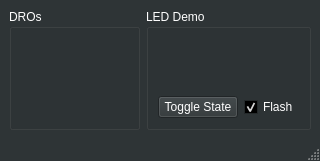
<?xml version="1.0" encoding="UTF-8"?>
<ui version="4.0">
 <class>MainWindow</class>
 <widget class="QMainWindow" name="MainWindow">
  <property name="geometry">
   <rect>
    <x>0</x>
    <y>0</y>
    <width>320</width>
    <height>161</height>
   </rect>
  </property>
  <property name="palette">
   <palette>
    <active>
     <colorrole role="WindowText">
      <brush brushstyle="SolidPattern">
       <color alpha="255">
        <red>255</red>
        <green>255</green>
        <blue>255</blue>
       </color>
      </brush>
     </colorrole>
     <colorrole role="Button">
      <brush brushstyle="SolidPattern">
       <color alpha="255">
        <red>46</red>
        <green>52</green>
        <blue>54</blue>
       </color>
      </brush>
     </colorrole>
     <colorrole role="Light">
      <brush brushstyle="SolidPattern">
       <color alpha="255">
        <red>69</red>
        <green>78</green>
        <blue>81</blue>
       </color>
      </brush>
     </colorrole>
     <colorrole role="Midlight">
      <brush brushstyle="SolidPattern">
       <color alpha="255">
        <red>57</red>
        <green>65</green>
        <blue>67</blue>
       </color>
      </brush>
     </colorrole>
     <colorrole role="Dark">
      <brush brushstyle="SolidPattern">
       <color alpha="255">
        <red>23</red>
        <green>26</green>
        <blue>27</blue>
       </color>
      </brush>
     </colorrole>
     <colorrole role="Mid">
      <brush brushstyle="SolidPattern">
       <color alpha="255">
        <red>30</red>
        <green>34</green>
        <blue>36</blue>
       </color>
      </brush>
     </colorrole>
     <colorrole role="Text">
      <brush brushstyle="SolidPattern">
       <color alpha="255">
        <red>255</red>
        <green>255</green>
        <blue>255</blue>
       </color>
      </brush>
     </colorrole>
     <colorrole role="BrightText">
      <brush brushstyle="SolidPattern">
       <color alpha="255">
        <red>255</red>
        <green>255</green>
        <blue>255</blue>
       </color>
      </brush>
     </colorrole>
     <colorrole role="ButtonText">
      <brush brushstyle="SolidPattern">
       <color alpha="255">
        <red>255</red>
        <green>255</green>
        <blue>255</blue>
       </color>
      </brush>
     </colorrole>
     <colorrole role="Base">
      <brush brushstyle="SolidPattern">
       <color alpha="255">
        <red>0</red>
        <green>0</green>
        <blue>0</blue>
       </color>
      </brush>
     </colorrole>
     <colorrole role="Window">
      <brush brushstyle="SolidPattern">
       <color alpha="255">
        <red>46</red>
        <green>52</green>
        <blue>54</blue>
       </color>
      </brush>
     </colorrole>
     <colorrole role="Shadow">
      <brush brushstyle="SolidPattern">
       <color alpha="255">
        <red>0</red>
        <green>0</green>
        <blue>0</blue>
       </color>
      </brush>
     </colorrole>
     <colorrole role="AlternateBase">
      <brush brushstyle="SolidPattern">
       <color alpha="255">
        <red>23</red>
        <green>26</green>
        <blue>27</blue>
       </color>
      </brush>
     </colorrole>
     <colorrole role="ToolTipBase">
      <brush brushstyle="SolidPattern">
       <color alpha="255">
        <red>255</red>
        <green>255</green>
        <blue>220</blue>
       </color>
      </brush>
     </colorrole>
     <colorrole role="ToolTipText">
      <brush brushstyle="SolidPattern">
       <color alpha="255">
        <red>0</red>
        <green>0</green>
        <blue>0</blue>
       </color>
      </brush>
     </colorrole>
    </active>
    <inactive>
     <colorrole role="WindowText">
      <brush brushstyle="SolidPattern">
       <color alpha="255">
        <red>255</red>
        <green>255</green>
        <blue>255</blue>
       </color>
      </brush>
     </colorrole>
     <colorrole role="Button">
      <brush brushstyle="SolidPattern">
       <color alpha="255">
        <red>46</red>
        <green>52</green>
        <blue>54</blue>
       </color>
      </brush>
     </colorrole>
     <colorrole role="Light">
      <brush brushstyle="SolidPattern">
       <color alpha="255">
        <red>69</red>
        <green>78</green>
        <blue>81</blue>
       </color>
      </brush>
     </colorrole>
     <colorrole role="Midlight">
      <brush brushstyle="SolidPattern">
       <color alpha="255">
        <red>57</red>
        <green>65</green>
        <blue>67</blue>
       </color>
      </brush>
     </colorrole>
     <colorrole role="Dark">
      <brush brushstyle="SolidPattern">
       <color alpha="255">
        <red>23</red>
        <green>26</green>
        <blue>27</blue>
       </color>
      </brush>
     </colorrole>
     <colorrole role="Mid">
      <brush brushstyle="SolidPattern">
       <color alpha="255">
        <red>30</red>
        <green>34</green>
        <blue>36</blue>
       </color>
      </brush>
     </colorrole>
     <colorrole role="Text">
      <brush brushstyle="SolidPattern">
       <color alpha="255">
        <red>255</red>
        <green>255</green>
        <blue>255</blue>
       </color>
      </brush>
     </colorrole>
     <colorrole role="BrightText">
      <brush brushstyle="SolidPattern">
       <color alpha="255">
        <red>255</red>
        <green>255</green>
        <blue>255</blue>
       </color>
      </brush>
     </colorrole>
     <colorrole role="ButtonText">
      <brush brushstyle="SolidPattern">
       <color alpha="255">
        <red>255</red>
        <green>255</green>
        <blue>255</blue>
       </color>
      </brush>
     </colorrole>
     <colorrole role="Base">
      <brush brushstyle="SolidPattern">
       <color alpha="255">
        <red>0</red>
        <green>0</green>
        <blue>0</blue>
       </color>
      </brush>
     </colorrole>
     <colorrole role="Window">
      <brush brushstyle="SolidPattern">
       <color alpha="255">
        <red>46</red>
        <green>52</green>
        <blue>54</blue>
       </color>
      </brush>
     </colorrole>
     <colorrole role="Shadow">
      <brush brushstyle="SolidPattern">
       <color alpha="255">
        <red>0</red>
        <green>0</green>
        <blue>0</blue>
       </color>
      </brush>
     </colorrole>
     <colorrole role="AlternateBase">
      <brush brushstyle="SolidPattern">
       <color alpha="255">
        <red>23</red>
        <green>26</green>
        <blue>27</blue>
       </color>
      </brush>
     </colorrole>
     <colorrole role="ToolTipBase">
      <brush brushstyle="SolidPattern">
       <color alpha="255">
        <red>255</red>
        <green>255</green>
        <blue>220</blue>
       </color>
      </brush>
     </colorrole>
     <colorrole role="ToolTipText">
      <brush brushstyle="SolidPattern">
       <color alpha="255">
        <red>0</red>
        <green>0</green>
        <blue>0</blue>
       </color>
      </brush>
     </colorrole>
    </inactive>
    <disabled>
     <colorrole role="WindowText">
      <brush brushstyle="SolidPattern">
       <color alpha="255">
        <red>23</red>
        <green>26</green>
        <blue>27</blue>
       </color>
      </brush>
     </colorrole>
     <colorrole role="Button">
      <brush brushstyle="SolidPattern">
       <color alpha="255">
        <red>46</red>
        <green>52</green>
        <blue>54</blue>
       </color>
      </brush>
     </colorrole>
     <colorrole role="Light">
      <brush brushstyle="SolidPattern">
       <color alpha="255">
        <red>69</red>
        <green>78</green>
        <blue>81</blue>
       </color>
      </brush>
     </colorrole>
     <colorrole role="Midlight">
      <brush brushstyle="SolidPattern">
       <color alpha="255">
        <red>57</red>
        <green>65</green>
        <blue>67</blue>
       </color>
      </brush>
     </colorrole>
     <colorrole role="Dark">
      <brush brushstyle="SolidPattern">
       <color alpha="255">
        <red>23</red>
        <green>26</green>
        <blue>27</blue>
       </color>
      </brush>
     </colorrole>
     <colorrole role="Mid">
      <brush brushstyle="SolidPattern">
       <color alpha="255">
        <red>30</red>
        <green>34</green>
        <blue>36</blue>
       </color>
      </brush>
     </colorrole>
     <colorrole role="Text">
      <brush brushstyle="SolidPattern">
       <color alpha="255">
        <red>23</red>
        <green>26</green>
        <blue>27</blue>
       </color>
      </brush>
     </colorrole>
     <colorrole role="BrightText">
      <brush brushstyle="SolidPattern">
       <color alpha="255">
        <red>255</red>
        <green>255</green>
        <blue>255</blue>
       </color>
      </brush>
     </colorrole>
     <colorrole role="ButtonText">
      <brush brushstyle="SolidPattern">
       <color alpha="255">
        <red>23</red>
        <green>26</green>
        <blue>27</blue>
       </color>
      </brush>
     </colorrole>
     <colorrole role="Base">
      <brush brushstyle="SolidPattern">
       <color alpha="255">
        <red>46</red>
        <green>52</green>
        <blue>54</blue>
       </color>
      </brush>
     </colorrole>
     <colorrole role="Window">
      <brush brushstyle="SolidPattern">
       <color alpha="255">
        <red>46</red>
        <green>52</green>
        <blue>54</blue>
       </color>
      </brush>
     </colorrole>
     <colorrole role="Shadow">
      <brush brushstyle="SolidPattern">
       <color alpha="255">
        <red>0</red>
        <green>0</green>
        <blue>0</blue>
       </color>
      </brush>
     </colorrole>
     <colorrole role="AlternateBase">
      <brush brushstyle="SolidPattern">
       <color alpha="255">
        <red>46</red>
        <green>52</green>
        <blue>54</blue>
       </color>
      </brush>
     </colorrole>
     <colorrole role="ToolTipBase">
      <brush brushstyle="SolidPattern">
       <color alpha="255">
        <red>255</red>
        <green>255</green>
        <blue>220</blue>
       </color>
      </brush>
     </colorrole>
     <colorrole role="ToolTipText">
      <brush brushstyle="SolidPattern">
       <color alpha="255">
        <red>0</red>
        <green>0</green>
        <blue>0</blue>
       </color>
      </brush>
     </colorrole>
    </disabled>
   </palette>
  </property>
  <property name="windowTitle">
   <string>PyQtVCP Demo</string>
  </property>
  <widget class="QWidget" name="centralwidget">
   <layout class="QHBoxLayout" name="horizontalLayout">
    <item>
     <widget class="QGroupBox" name="groupBox">
      <property name="title">
       <string>DROs</string>
      </property>
      <layout class="QVBoxLayout" name="verticalLayout">
       <item>
        <widget class="DROWidget" name="dro_widget"/>
       </item>
       <item>
        <widget class="DROWidget" name="dro_widget_2">
         <property name="axis_number" stdset="0">
          <number>1</number>
         </property>
        </widget>
       </item>
       <item>
        <widget class="DROWidget" name="dro_widget_3">
         <property name="axis_number" stdset="0">
          <number>2</number>
         </property>
        </widget>
       </item>
      </layout>
     </widget>
    </item>
    <item>
     <widget class="QGroupBox" name="groupBox_2">
      <property name="title">
       <string>LED Demo</string>
      </property>
      <layout class="QGridLayout" name="gridLayout">
       <item row="0" column="0">
        <widget class="LEDWidget" name="ledWidget_2">
         <property name="toolTip">
          <string>The current time</string>
         </property>
         <property name="whatsThis">
          <string>The analog clock widget displays the current time.</string>
         </property>
        </widget>
       </item>
       <item row="1" column="0">
        <widget class="QPushButton" name="pushButton">
         <property name="text">
          <string>Toggle State</string>
         </property>
        </widget>
       </item>
       <item row="1" column="1">
        <widget class="QCheckBox" name="checkBox">
         <property name="text">
          <string>Flash</string>
         </property>
         <property name="checked">
          <bool>true</bool>
         </property>
        </widget>
       </item>
       <item row="0" column="1">
        <widget class="LEDWidget" name="ledWidget">
         <property name="toolTip">
          <string>The current time</string>
         </property>
         <property name="whatsThis">
          <string>The analog clock widget displays the current time.</string>
         </property>
         <property name="color">
          <color>
           <red>78</red>
           <green>154</green>
           <blue>6</blue>
          </color>
         </property>
         <property name="flashing">
          <bool>true</bool>
         </property>
         <property name="flashRate">
          <number>400</number>
         </property>
        </widget>
       </item>
      </layout>
     </widget>
    </item>
   </layout>
  </widget>
  <widget class="QMenuBar" name="menubar">
   <property name="geometry">
    <rect>
     <x>0</x>
     <y>0</y>
     <width>320</width>
     <height>20</height>
    </rect>
   </property>
  </widget>
  <widget class="QStatusBar" name="statusbar"/>
 </widget>
 <customwidgets>
  <customwidget>
   <class>DROWidget</class>
   <extends>QLabel</extends>
   <header>QtPyVCP.widgets.dro_widget</header>
  </customwidget>
  <customwidget>
   <class>LEDWidget</class>
   <extends>QWidget</extends>
   <header>QtPyVCP.widgets.led_widget</header>
   <container>1</container>
  </customwidget>
 </customwidgets>
 <resources/>
 <connections>
  <connection>
   <sender>pushButton</sender>
   <signal>clicked()</signal>
   <receiver>ledWidget_2</receiver>
   <slot>toggleState()</slot>
   <hints>
    <hint type="sourcelabel">
     <x>222</x>
     <y>98</y>
    </hint>
    <hint type="destinationlabel">
     <x>220</x>
     <y>77</y>
    </hint>
   </hints>
  </connection>
  <connection>
   <sender>checkBox</sender>
   <signal>toggled(bool)</signal>
   <receiver>ledWidget</receiver>
   <slot>setFlashing(bool)</slot>
   <hints>
    <hint type="sourcelabel">
     <x>282</x>
     <y>105</y>
    </hint>
    <hint type="destinationlabel">
     <x>279</x>
     <y>85</y>
    </hint>
   </hints>
  </connection>
 </connections>
</ui>
